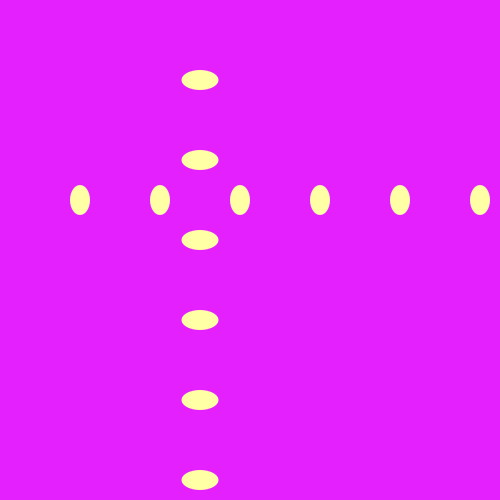
Frame 1 (no input)
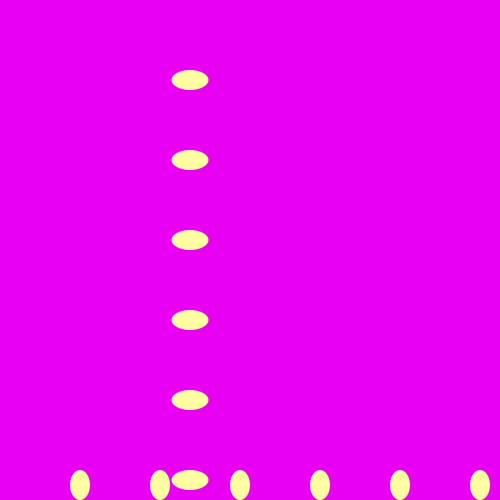
Frame 60 (the mouse pressed at the canvas centre just before this capture)
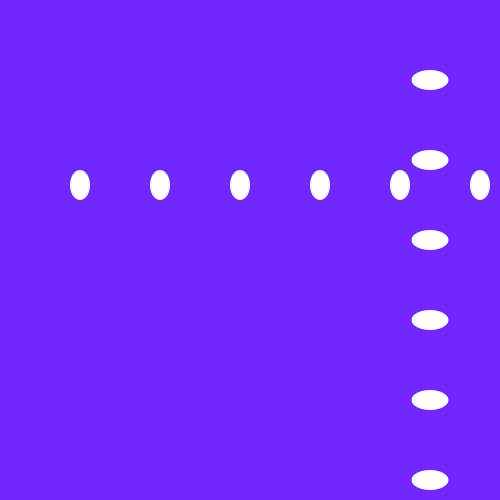
Frame 120 (the mouse held since frame 60 and released just before this capture)

The Processing sketch that drew these frames (run headless with seeded random() and noise(); from frame 60 on, the mouse is pressed at the canvas centre):

// Processing sketch: processing_66942
// ── processing_66942.pde

float r=int(random(255));
float g=int(random(255));
float b=int(random(255));float xVel = 1.5;
int XPos = 200;
int YPos = 200;  
int XVel = 2;
int YVel = 1;

void setup(){
  size(500,500);
  frameRate(60);
  smooth();
  ellipseMode(CENTER); 
  noStroke();
}
void draw(){
  noStroke();
  fill(r*2-XPos/2,g*2-YPos/2,b*2-YPos/2);
  rect(0,0,width,height);
  println("R = "+YPos/2+ "G = "+XPos/2+ "B="+YPos/2);
  ellipse(XPos,YPos,50,50);
  fill(r+YPos/2,b+YPos/2,g+XPos/2);
  
   for (int i=0; i<6; i++) {
    

    ellipse(0+80*(i+1), YPos, 20, 30);
    
    
    ellipse(XPos, 0+80*(i+1), 37, 20); 
  }

  moveCircles(5); 
}

void moveCircles(int speedMultiplier) {

  if (YPos == 10 || YPos == 490) { 
    YVel = YVel*(-1); 
  }
  YPos = YPos + speedMultiplier*YVel;
  
  if (XPos == 10 || XPos == 490) {
    XVel = XVel*(-1);
  }
  XPos = XPos + speedMultiplier*XVel;
}
